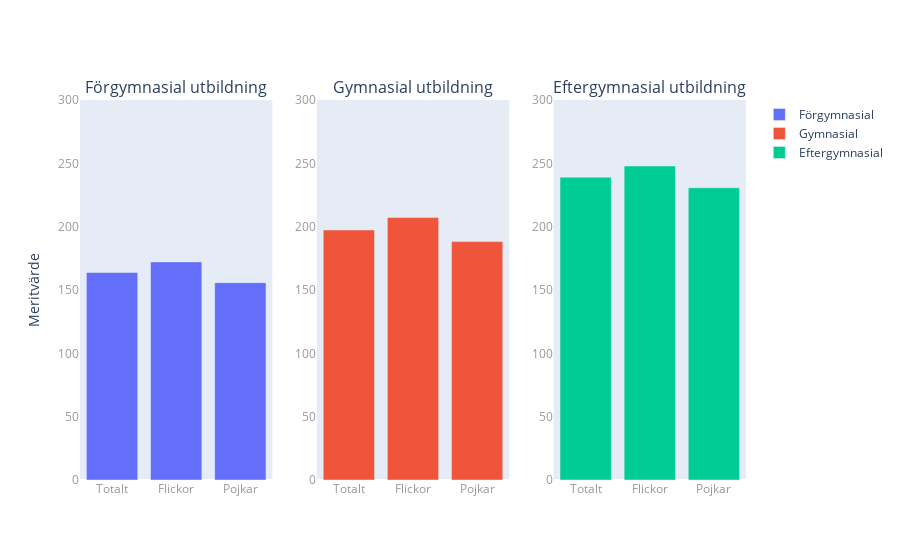

Notebook source saved alongside this figure:
### Markdown cell above
c) Undersök nu andra variabler, och hur de påverkar meritvärde och andel med minst ett saknat betyg. Data finns för
läsår 22/23. Exempel kan man undersöka föräldrarnas utbildningsbakgrund. Rita lämpliga grafer.

### Code cell
from plotly.subplots import make_subplots
import plotly.graph_objects as go

# Skapa en figur för meritvärde
fig_merit = make_subplots(rows=1, cols=3, subplot_titles=('Förgymnasial utbildning', 'Gymnasial utbildning', 'Eftergymnasial utbildning'))

# Lägger till stapeldiagram för meritvärde för varje utbildningsnivå
# Förgymnasial utbildning
fig_merit.add_trace(go.Bar(x=['Totalt', 'Flickor', 'Pojkar'], y=[163.8, 172.2, 155.8], name='Förgymnasial'), row=1, col=1)
# Gymnasial utbildning
fig_merit.add_trace(go.Bar(x=['Totalt', 'Flickor', 'Pojkar'], y=[197.4, 207.2, 188.2], name='Gymnasial'), row=1, col=2)
# Eftergymnasial utbildning
fig_merit.add_trace(go.Bar(x=['Totalt', 'Flickor', 'Pojkar'], y=[239.1, 247.9, 230.7], name='Eftergymnasial'), row=1, col=3)

# Uppdatera layout för meritvärdediagrammet
fig_merit.update_yaxes(title_text='Meritvärde', range=[0, 300], row=1, col=1)
fig_merit.update_yaxes(range=[0, 300], row=1, col=2)
fig_merit.update_yaxes(range=[0, 300], row=1, col=3)
fig_merit.update_xaxes(showgrid=False)
fig_merit.update_yaxes(showgrid=False)
fig_merit.update_xaxes(tickfont=dict(color="#999"))
fig_merit.update_yaxes(tickfont=dict(color="#999"))
fig_merit.write_html("Labb2_visualiseringar/upg1_c.html")
fig_merit.show()

### Figure 1 — Plotly figure (JSON) as saved in the notebook; plotly's stock layout.template omitted (floating-point values rounded to 4 significant figures)
{"data": [{"name": "Förgymnasial", "type": "bar", "x": ["Totalt", "Flickor", "Pojkar"], "xaxis": "x", "y": [163.8, 172.2, 155.8], "yaxis": "y"}, {"name": "Gymnasial", "type": "bar", "x": ["Totalt", "Flickor", "Pojkar"], "xaxis": "x2", "y": [197.4, 207.2, 188.2], "yaxis": "y2"}, {"name": "Eftergymnasial", "type": "bar", "x": ["Totalt", "Flickor", "Pojkar"], "xaxis": "x3", "y": [239.1, 247.9, 230.7], "yaxis": "y3"}], "layout": {"annotations": [{"font": {"size": 16}, "showarrow": false, "text": "Förgymnasial utbildning", "x": 0.1444, "xanchor": "center", "xref": "paper", "y": 1, "yanchor": "bottom", "yref": "paper"}, {"font": {"size": 16}, "showarrow": false, "text": "Gymnasial utbildning", "x": 0.5, "xanchor": "center", "xref": "paper", "y": 1, "yanchor": "bottom", "yref": "paper"}, {"font": {"size": 16}, "showarrow": false, "text": "Eftergymnasial utbildning", "x": 0.8556, "xanchor": "center", "xref": "paper", "y": 1, "yanchor": "bottom", "yref": "paper"}], "xaxis": {"anchor": "y", "domain": [0, 0.2889], "showgrid": false, "tickfont": {"color": "#999"}}, "xaxis2": {"anchor": "y2", "domain": [0.3556, 0.6444], "showgrid": false, "tickfont": {"color": "#999"}}, "xaxis3": {"anchor": "y3", "domain": [0.7111, 1], "showgrid": false, "tickfont": {"color": "#999"}}, "yaxis": {"anchor": "x", "domain": [0, 1], "range": [0, 300], "showgrid": false, "tickfont": {"color": "#999"}, "title": {"text": "Meritvärde"}}, "yaxis2": {"anchor": "x2", "domain": [0, 1], "range": [0, 300], "showgrid": false, "tickfont": {"color": "#999"}}, "yaxis3": {"anchor": "x3", "domain": [0, 1], "range": [0, 300], "showgrid": false, "tickfont": {"color": "#999"}}}}
